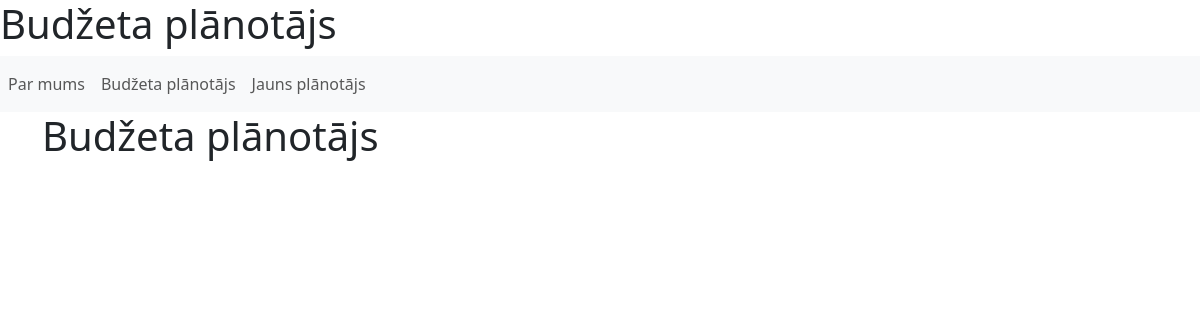
The page /budzeta_planotajs on the database as committed earlier.
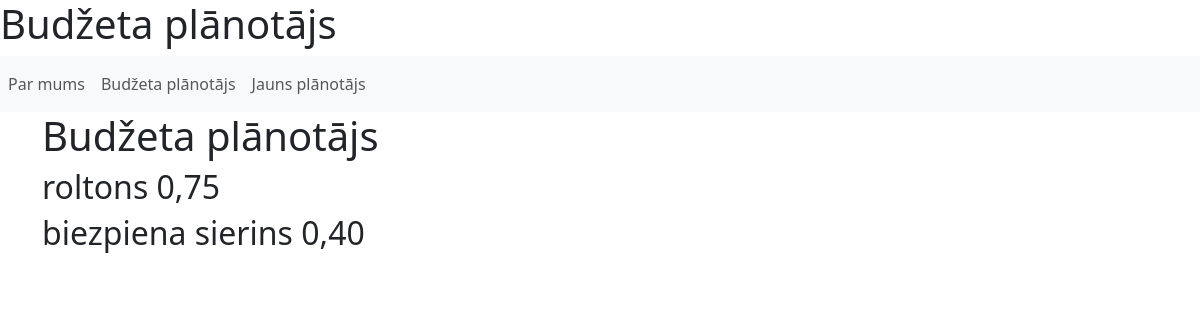
The same page on the database as committed later.
### tables this page shows
CREATE TABLE "planotajs" (
	"id"	INTEGER,
	"prece"	INTEGER,
	"cena"	INTEGER,
	"prece_kategorija"	TEXT,
	PRIMARY KEY("id" AUTOINCREMENT)
);

### app.py (the view)
@app.route("/budzeta_planotajs")
def budzeta_planotajs():
    conn = savienot()
    planotajs = conn.execute('SELECT * FROM planotajs').fetchall()
    cena = conn.execute('SELECT cena FROM planotajs').fetchall()
    prece = conn.execute('SELECT prece FROM planotajs').fetchall()
    return render_template('budzeta_planotajs.html', planotajs=planotajs, cena=cena, prece=prece)

### app.py (called while the page is built)
def savienot():
    conn = sqlite3.connect('planotajs.db')
    c = conn.cursor()
    conn.row_factory = sqlite3.Row
    return conn

### templates/budzeta_planotajs.html
{% extends "base.html" %}
{% block content %}
    <h1>{% block title %} Budžeta plānotājs {% endblock %}</h1>
    {% for viensplanotajs in planotajs %}
        <h2> {{ viensplanotajs["prece"]}} {{ viensplanotajs["cena"]}}</h2>
    {% endfor %}
{% endblock %}

### templates/base.html (shortened to what this page needs)
<!DOCTYPE html>
<html lang="en">
<head>
    <link href="https://cdn.jsdelivr.net/npm/bootstrap@5.3.0-alpha1/dist/css/bootstrap.min.css" rel="stylesheet">
</head>
<body>
    <h1>Budžeta plānotājs</h1>
    <nav class="navbar navbar-expand-md navbar light bg-light">
        <ul class="navbar-nav">
            <li class="nav-item active">
                <a class="nav-link" href="/par">Par mums</a>
            </li>
            <li class="nav-item active">
                <a class="nav-link" href="/budzeta_planotajs">Budžeta plānotājs</a>
            </li>
            <li class="nav-item active">
                <a class="nav-link" href="/jauns_planotajs">Jauns plānotājs</a>
            </li>
        </ul>
    </nav>
    <div class="container">
        {% block content %}{% endblock %}
    </div>
</body>
</html>

Rows that differ between the two databases and show on the page:
added planotajs: prece "roltons", cena "0,75"
added planotajs: prece "biezpiena sierins", cena "0,40"
